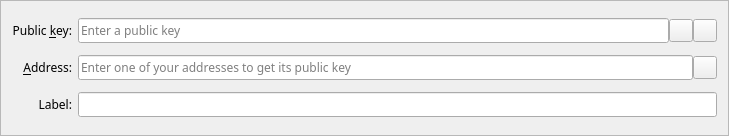
<?xml version="1.0" encoding="UTF-8"?>
<ui version="4.0">
 <class>MultisigAddressEntry</class>
 <widget class="QFrame" name="MultisigAddressEntry">
  <property name="geometry">
   <rect>
    <x>0</x>
    <y>0</y>
    <width>729</width>
    <height>136</height>
   </rect>
  </property>
  <property name="windowTitle">
   <string>Form</string>
  </property>
  <property name="frameShape">
   <enum>QFrame::StyledPanel</enum>
  </property>
  <property name="frameShadow">
   <enum>QFrame::Sunken</enum>
  </property>
  <layout class="QGridLayout" name="gridLayout">
   <item row="0" column="0">
    <widget class="QLabel" name="pubkeyLabel">
     <property name="font">
      <font>
       <family>Sawasdee</family>
      </font>
     </property>
     <property name="text">
      <string>Public &amp;key:</string>
     </property>
     <property name="alignment">
      <set>Qt::AlignRight|Qt::AlignTrailing|Qt::AlignVCenter</set>
     </property>
     <property name="buddy">
      <cstring>pubkey</cstring>
     </property>
    </widget>
   </item>
   <item row="0" column="1">
    <layout class="QHBoxLayout" name="pubkeyLayout">
     <property name="spacing">
      <number>0</number>
     </property>
     <item>
      <widget class="QValidatedLineEdit" name="pubkey">
       <property name="font">
        <font>
         <family>Sawasdee</family>
        </font>
       </property>
       <property name="toolTip">
        <string>The public key of an address</string>
       </property>
       <property name="placeholderText">
        <string>Enter a public key</string>
       </property>
      </widget>
     </item>
     <item>
      <widget class="QToolButton" name="pasteButton">
       <property name="font">
        <font>
         <family>Sawasdee</family>
        </font>
       </property>
       <property name="toolTip">
        <string>Paste public key from clipboard</string>
       </property>
       <property name="text">
        <string/>
       </property>
       <property name="icon">
        <iconset resource="../syndicate.qrc">
         <normaloff>:/icons/editpaste</normaloff>:/icons/editpaste</iconset>
       </property>
       <property name="shortcut">
        <string>Alt+P</string>
       </property>
      </widget>
     </item>
     <item>
      <widget class="QToolButton" name="deleteButton">
       <property name="font">
        <font>
         <family>Sawasdee</family>
        </font>
       </property>
       <property name="toolTip">
        <string>Remove this public key</string>
       </property>
       <property name="text">
        <string/>
       </property>
       <property name="icon">
        <iconset resource="../syndicate.qrc">
         <normaloff>:/icons/remove</normaloff>:/icons/remove</iconset>
       </property>
      </widget>
     </item>
    </layout>
   </item>
   <item row="1" column="0">
    <widget class="QLabel" name="addressLabel">
     <property name="font">
      <font>
       <family>Sawasdee</family>
      </font>
     </property>
     <property name="text">
      <string>&amp;Address:</string>
     </property>
     <property name="alignment">
      <set>Qt::AlignRight|Qt::AlignTrailing|Qt::AlignVCenter</set>
     </property>
     <property name="buddy">
      <cstring>address</cstring>
     </property>
    </widget>
   </item>
   <item row="1" column="1">
    <layout class="QHBoxLayout" name="addressLayout">
     <property name="spacing">
      <number>0</number>
     </property>
     <item>
      <widget class="QValidatedLineEdit" name="address">
       <property name="enabled">
        <bool>true</bool>
       </property>
       <property name="font">
        <font>
         <family>Sawasdee</family>
        </font>
       </property>
       <property name="toolTip">
        <string>Address associated to the public key</string>
       </property>
       <property name="placeholderText">
        <string>Enter one of your addresses to get its public key</string>
       </property>
      </widget>
     </item>
     <item>
      <widget class="QToolButton" name="addressBookButton">
       <property name="font">
        <font>
         <family>Sawasdee</family>
        </font>
       </property>
       <property name="toolTip">
        <string>Choose address from address book</string>
       </property>
       <property name="text">
        <string/>
       </property>
       <property name="icon">
        <iconset resource="../syndicate.qrc">
         <normaloff>:/icons/address-book</normaloff>:/icons/address-book</iconset>
       </property>
       <property name="shortcut">
        <string>Alt+A</string>
       </property>
      </widget>
     </item>
    </layout>
   </item>
   <item row="2" column="0">
    <widget class="QLabel" name="labelLabel">
     <property name="font">
      <font>
       <family>Sawasdee</family>
      </font>
     </property>
     <property name="text">
      <string>Label:</string>
     </property>
     <property name="alignment">
      <set>Qt::AlignRight|Qt::AlignTrailing|Qt::AlignVCenter</set>
     </property>
    </widget>
   </item>
   <item row="2" column="1">
    <widget class="QValidatedLineEdit" name="label">
     <property name="enabled">
      <bool>true</bool>
     </property>
     <property name="font">
      <font>
       <family>Sawasdee</family>
      </font>
     </property>
     <property name="toolTip">
      <string>Address associated to the public key</string>
     </property>
     <property name="readOnly">
      <bool>true</bool>
     </property>
    </widget>
   </item>
  </layout>
 </widget>
 <customwidgets>
  <customwidget>
   <class>QValidatedLineEdit</class>
   <extends>QLineEdit</extends>
   <header>qvalidatedlineedit.h</header>
  </customwidget>
 </customwidgets>
 <resources>
  <include location="../syndicate.qrc"/>
 </resources>
 <connections/>
</ui>
